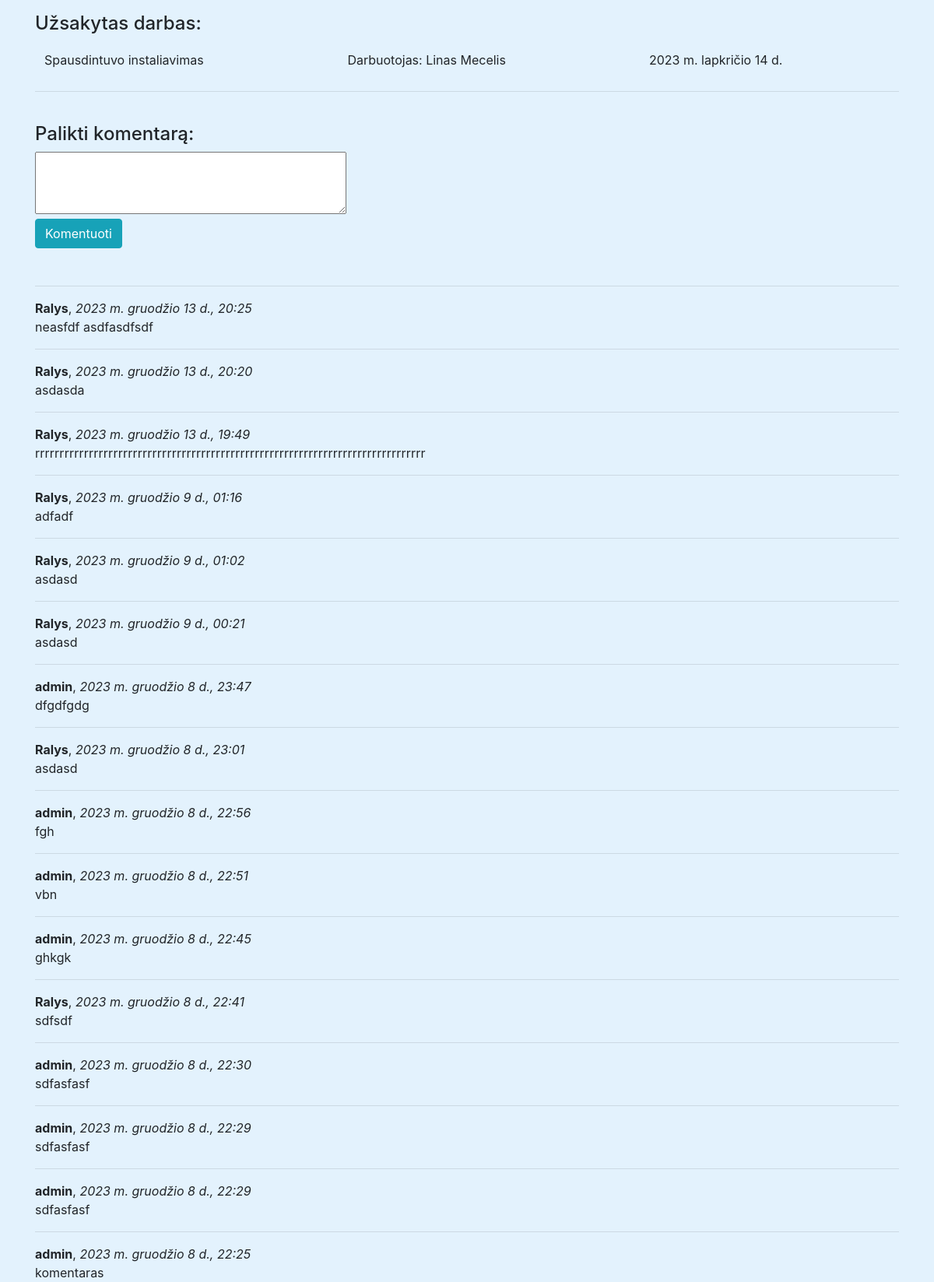
The app's page /manoapp/darbu_sarasas/1 with its own data.
### manoapp/models.py (models this page shows, shortened)
class DarbuSarasas(models.Model):
    klientai = models.ForeignKey(User, on_delete=models.CASCADE , null=True)
    darbuotojas = models.ForeignKey('Darbuotojas', on_delete=models.SET_NULL, null=True)
    darbai = models.ForeignKey('Darbai', on_delete=models.SET_NULL, null=True)
    laikas = models.DateField('Laikas', null=False)
    pastaba = models.TextField('Pastaba', max_length=200, blank=True)
    padaryta = models.BooleanField('Padaryta', default=False)
    class Meta:
        verbose_name = 'Darbu Sarasas'
        verbose_name_plural = 'Darbu Sarasas'
        ordering = ['laikas', 'darbuotojas']

class Darbai(models.Model):
    darbai = models.CharField('darbai', max_length=200)
    def __str__(self):
        return f'{self.darbai}'
    class Meta:
        verbose_name = 'Darbai'
        verbose_name_plural = 'Darbai'

class Darbuotojas(models.Model):
    darbuotojas = models.CharField('Darbuotojas', max_length=50)
    def __str__(self):
        return f'{self.darbuotojas}'
    class Meta:
        verbose_name = 'Darbuotojas'
        verbose_name_plural = 'Darbuotojai'

class Komentarai(models.Model):
    turinys = models.TextField('Komentaras', max_length=2000)
    komentatorius = models.ForeignKey(User, on_delete=models.SET_NULL, null=True,
                                      blank=True)
    data_sukurimo = models.DateTimeField(auto_now_add=True)
    darbas = models.ForeignKey('DarbuSarasas', on_delete=models.SET_NULL, null=True,
                               blank=True)
    class Meta:
        verbose_name = "Komentaras"
        verbose_name_plural = 'Komentarai'
        ordering = ['-data_sukurimo']

### manoapp/views.py (the view, shortened to what this page needs)
# urls.py: path('darbu_sarasas/<int:pk>', views.DarbuSarasasDetailView.as_view(),
class DarbuSarasasDetailView(FormMixin, generic.DetailView):
    model = DarbuSarasas
    template_name = 'darbas_detaliau.html'
    form_class = KomentaroForm

### manoapp/forms.py
class KomentaroForm(forms.ModelForm):
    turinys = forms.CharField(
        widget=forms.Textarea(attrs={'style': 'height: 80px; width: 400px;'}),
    )
    class Meta:
        model = Komentarai
        fields = ('turinys', 'darbas', 'komentatorius',)
        widgets = {'darbas': forms.HiddenInput(), 'komentatorius': forms.HiddenInput()}

### manoapp/templates/darbas_detaliau.html (shortened to what this page needs)
<!DOCTYPE html>
<html lang="lt">
<head>
    <link rel="stylesheet" href="https://cdn.jsdelivr.net/npm/bootstrap@4.6.2/dist/css/bootstrap.min.css">
    {% load static %}
    <link rel="stylesheet" href="{% static 'css/styles.css' %}">
</head>
<body>
{% block "content" %}
<div class="container mt-3 ">
    <h4> Užsakytas darbas: </h4>
    <table class="table table-borderless ">
        <tbody>
        <tr>
            <td>{{ darbusarasas.darbai }}</td>
            <td>Darbuotojas: {{ darbusarasas.darbuotojas }}</td>
            <td>{{ darbusarasas.laikas }}</td>
        </tr>
        </tbody>
    </table>
</div>
<div class="container mt-3">
    <hr>
    <br/>
    <h4> Palikti komentarą: </h4>
    <form action="" method="post">
        {{ form.turinys }}
        <input type="submit" class="btn btn-info" value="Komentuoti">
    </form>
</div>
<div class="container mt-5 ">
    {% for review in darbusarasas.komentarai_set.all %}
    <hr>
    <strong>{{ review.komentatorius }}</strong>,
    <em>{{ review.data_sukurimo}}</em>
    <p>{{ review.turinys }}</p>
    {% endfor %}
</div>
{% endblock %}
</body>
</html>

### manoapp/static/css/styles.css (style rules this page uses)
html, body { height: 100%; width : 100%; margin: 0; padding: 0; }

### manoapp/templates/darbas_detaliau.html (style rules this page uses)
body { background-color: #e3f2fd; }

### records on screen
DarbuSarasas: darbai "Spausdintuvo instaliavimas", darbuotojas "Linas Mecelis", laikas "2023 m. lapkričio 14 d."
Komentarai: komentatorius "Ralys", data_sukurimo "2023 m. gruodžio 13 d., 20:25", turinys "neasfdf asdfasdfsdf"
Komentarai: komentatorius "Ralys", data_sukurimo "2023 m. gruodžio 13 d., 20:20", turinys "asdasda"
Komentarai: komentatorius "Ralys", data_sukurimo "2023 m. gruodžio 13 d., 19:49", turinys "rrrrrrrrrrrrrrrrrrrrrrrrrrrrrrrrrrrrrrrrrrrrrrrrrrrrrrrrrrrrrrrrrrrrrrrrrrrrrrrr"
Komentarai: komentatorius "Ralys", data_sukurimo "2023 m. gruodžio 9 d., 01:16", turinys "adfadf"
Komentarai: komentatorius "Ralys", data_sukurimo "2023 m. gruodžio 9 d., 01:02", turinys "asdasd"
Komentarai: komentatorius "Ralys", data_sukurimo "2023 m. gruodžio 9 d., 00:21", turinys "asdasd"
Komentarai: komentatorius "admin", data_sukurimo "2023 m. gruodžio 8 d., 23:47", turinys "dfgdfgdg"
Komentarai: komentatorius "Ralys", data_sukurimo "2023 m. gruodžio 8 d., 23:01", turinys "asdasd"
Komentarai: komentatorius "admin", data_sukurimo "2023 m. gruodžio 8 d., 22:56", turinys "fgh"
Komentarai: komentatorius "admin", data_sukurimo "2023 m. gruodžio 8 d., 22:51", turinys "vbn"
Komentarai: komentatorius "admin", data_sukurimo "2023 m. gruodžio 8 d., 22:45", turinys "ghkgk"
Komentarai: komentatorius "Ralys", data_sukurimo "2023 m. gruodžio 8 d., 22:41", turinys "sdfsdf"
Komentarai: komentatorius "admin", data_sukurimo "2023 m. gruodžio 8 d., 22:30", turinys "sdfasfasf"
Komentarai: komentatorius "admin", data_sukurimo "2023 m. gruodžio 8 d., 22:29", turinys "sdfasfasf"
Komentarai: komentatorius "admin", data_sukurimo "2023 m. gruodžio 8 d., 22:29", turinys "sdfasfasf"
Komentarai: komentatorius "admin", data_sukurimo "2023 m. gruodžio 8 d., 22:25", turinys "komentaras"
